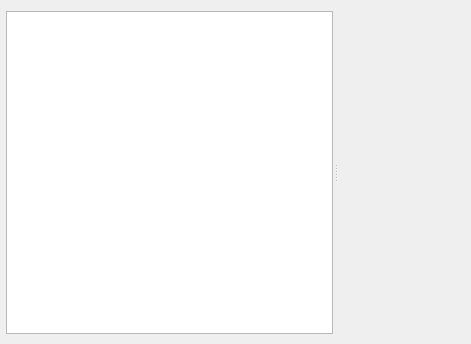
<?xml version="1.0" encoding="UTF-8"?>
<ui version="4.0">
 <class>SpeakerWidget</class>
 <widget class="QWidget" name="SpeakerWidget">
  <property name="geometry">
   <rect>
    <x>0</x>
    <y>0</y>
    <width>471</width>
    <height>344</height>
   </rect>
  </property>
  <property name="sizePolicy">
   <sizepolicy hsizetype="Expanding" vsizetype="Expanding">
    <horstretch>0</horstretch>
    <verstretch>0</verstretch>
   </sizepolicy>
  </property>
  <property name="windowTitle">
   <string>Form</string>
  </property>
  <layout class="QVBoxLayout" name="verticalLayout">
   <property name="spacing">
    <number>5</number>
   </property>
   <property name="leftMargin">
    <number>5</number>
   </property>
   <property name="topMargin">
    <number>5</number>
   </property>
   <property name="rightMargin">
    <number>5</number>
   </property>
   <property name="bottomMargin">
    <number>5</number>
   </property>
   <item>
    <widget class="QSplitter" name="splitter">
     <property name="orientation">
      <enum>Qt::Horizontal</enum>
     </property>
     <widget class="QFrame" name="frame">
      <property name="frameShape">
       <enum>QFrame::NoFrame</enum>
      </property>
      <property name="frameShadow">
       <enum>QFrame::Raised</enum>
      </property>
      <property name="lineWidth">
       <number>0</number>
      </property>
      <layout class="QVBoxLayout" name="verticalLayout_2">
       <property name="spacing">
        <number>1</number>
       </property>
       <property name="leftMargin">
        <number>1</number>
       </property>
       <property name="topMargin">
        <number>5</number>
       </property>
       <property name="rightMargin">
        <number>1</number>
       </property>
       <property name="bottomMargin">
        <number>5</number>
       </property>
       <item>
        <widget class="qf::gui::TableViewToolBar" name="tblPunchesToolBar" native="true"/>
       </item>
       <item>
        <widget class="PunchesTableView" name="tblPunches">
         <property name="showDropIndicator" stdset="0">
          <bool>false</bool>
         </property>
         <property name="dragEnabled">
          <bool>true</bool>
         </property>
         <property name="dragDropMode">
          <enum>QAbstractItemView::DragOnly</enum>
         </property>
        </widget>
       </item>
      </layout>
     </widget>
     <widget class="CodeClassResultsWidget" name="classResults" native="true"/>
    </widget>
   </item>
  </layout>
 </widget>
 <customwidgets>
  <customwidget>
   <class>qf::gui::TableViewToolBar</class>
   <extends>QWidget</extends>
   <header location="global">qf/gui/tableviewtoolbar.h</header>
   <container>1</container>
  </customwidget>
  <customwidget>
   <class>PunchesTableView</class>
   <extends>QTableView</extends>
   <header>plugins/Speaker/src/punchestableview.h</header>
  </customwidget>
  <customwidget>
   <class>CodeClassResultsWidget</class>
   <extends>QWidget</extends>
   <header>plugins/Speaker/src/codeclassresultswidget.h</header>
   <container>1</container>
  </customwidget>
 </customwidgets>
 <resources/>
 <connections/>
</ui>
